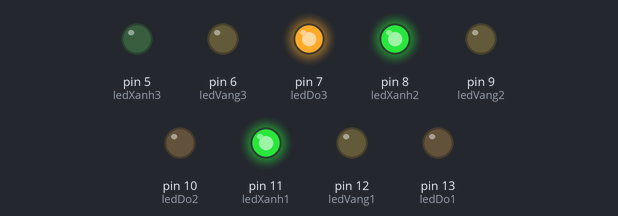
A sketch run on a simulated Arduino Uno, built with avr-gcc and run on an emulated ATmega328P. Parts: output pins drawn as LEDs (lit = HIGH).

Above: at 1.5 s.
At 3.7 s:
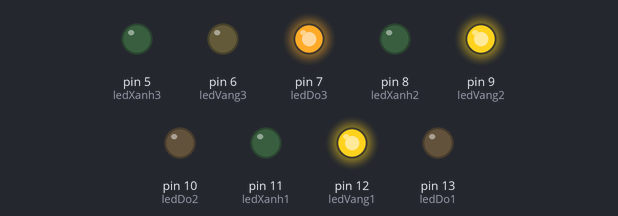
At 4.7 s:
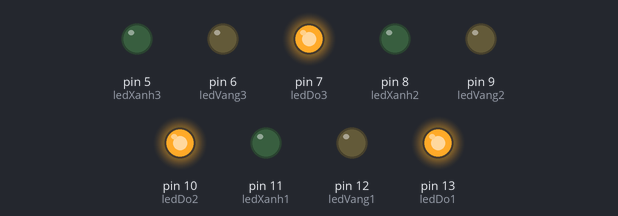
At 6.5 s:
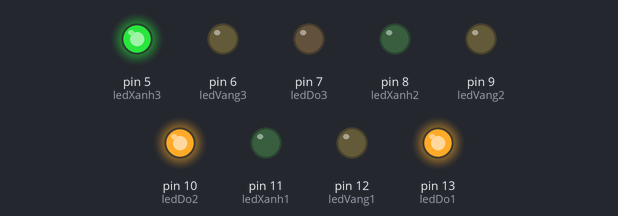
At 8.7 s:
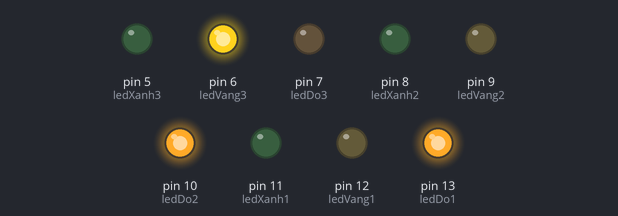
Timing chart, 0 to 13.0 s (numbered marks = the images above):
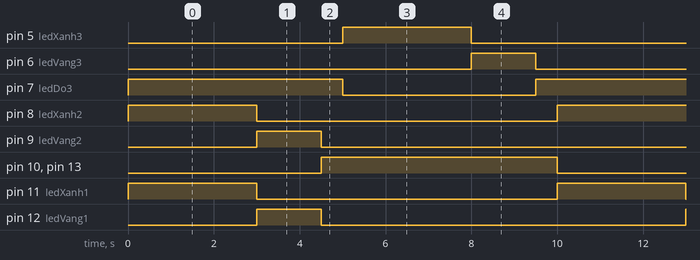

Measured:
- by itself, pin 5 (ledXanh3), pin 8 (ledXanh2), pin 11 (ledXanh1): alternates HIGH for 3.0 s and LOW for 7.0 s
- by itself, pin 6 (ledVang3), pin 9 (ledVang2), pin 12 (ledVang1): alternates HIGH for 1.5 s and LOW for 8.5 s
- by itself, pin 7 (ledDo3), pin 10 (ledDo2), pin 13 (ledDo1): alternates HIGH for 5.5 s and LOW for 4.5 s

The sketch:

th_baitap2.ino
```cpp
int ledDo1 = 13;
int ledVang1 = 12;
int ledXanh1 = 11;

int ledDo2 = 10;
int ledVang2 = 9;
int ledXanh2 = 8;

int ledDo3 = 7;
int ledVang3 = 6;
int ledXanh3 = 5;
void setup() {
  // put your setup code here, to run once:
  pinMode(ledDo1,OUTPUT);
  pinMode(ledVang1,OUTPUT);
  pinMode(ledXanh1,OUTPUT);

  pinMode(ledDo2,OUTPUT);
  pinMode(ledVang2,OUTPUT);
  pinMode(ledXanh2,OUTPUT);

  pinMode(ledDo3,OUTPUT);
  pinMode(ledVang3,OUTPUT);
  pinMode(ledXanh3,OUTPUT);
}

void loop() {
  // put your main code here, to run repeatedly:
  //cotden1-2 xanh, cotden3 do
  digitalWrite(ledDo1,LOW);
  digitalWrite(ledVang1,LOW);
  digitalWrite(ledXanh1,HIGH);

  digitalWrite(ledDo2,LOW);
  digitalWrite(ledVang2,LOW);
  digitalWrite(ledXanh2,HIGH);

  digitalWrite(ledDo3,HIGH);
  digitalWrite(ledVang3,LOW);
  digitalWrite(ledXanh3,LOW);
  delay(3000);
  //cotden1-2xanh, cotden 3 van do
  digitalWrite(ledDo1,LOW);
  digitalWrite(ledVang1,HIGH);
  digitalWrite(ledXanh1,LOW);

  digitalWrite(ledDo2,LOW);
  digitalWrite(ledVang2,HIGH);
  digitalWrite(ledXanh2,LOW);

  digitalWrite(ledDo3,HIGH);
  digitalWrite(ledVang3,LOW);
  digitalWrite(ledXanh3,LOW);
  delay(1500);

  digitalWrite(ledVang1,LOW);
  digitalWrite(ledVang2,LOW);
  digitalWrite(ledDo1,HIGH);
  digitalWrite(ledDo2,HIGH);
  delay(500);

  //cotden1-2do, cotden 3 xanh
  digitalWrite(ledDo1,HIGH);
  digitalWrite(ledVang1,LOW);
  digitalWrite(ledXanh1,LOW);

  digitalWrite(ledDo2,HIGH);
  digitalWrite(ledVang2,LOW);
  digitalWrite(ledXanh2,LOW);

  digitalWrite(ledDo3,LOW);
  digitalWrite(ledVang3,LOW);
  digitalWrite(ledXanh3,HIGH);
  delay(3000);
  //cotden1-2 van do, cotden 3 vang
  digitalWrite(ledDo1,HIGH);
  digitalWrite(ledVang1,LOW);
  digitalWrite(ledXanh1,LOW);

  digitalWrite(ledDo2,HIGH);
  digitalWrite(ledVang2,LOW);
  digitalWrite(ledXanh2,LOW);

  digitalWrite(ledDo3,LOW);
  digitalWrite(ledVang3,HIGH);
  digitalWrite(ledXanh3,LOW);
  delay(1500);

  digitalWrite(ledVang3,LOW);
  digitalWrite(ledDo3,HIGH);
  delay(500);
}
```
